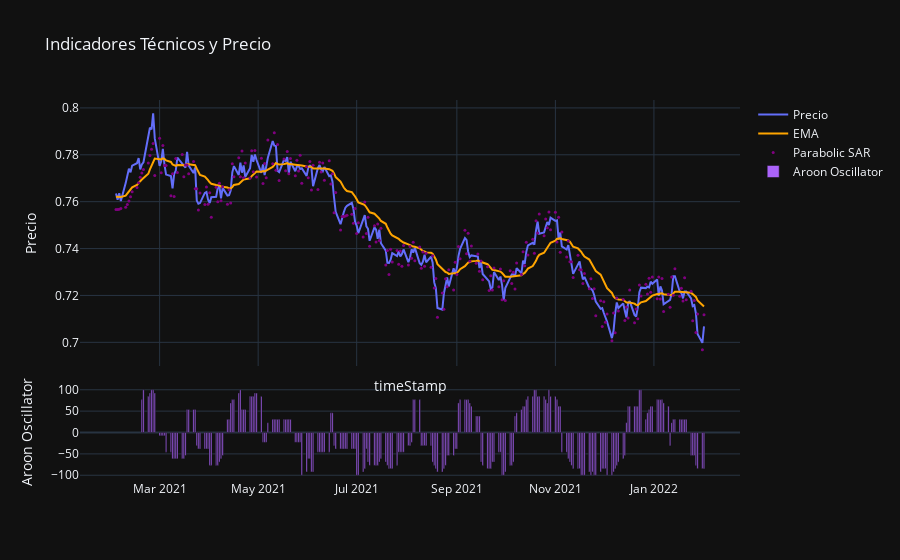

Notebook code cell kept with this figure:
### Code cell
test_ind

### Figure 1 — Plotly figure (JSON) as saved in the notebook; plotly's stock layout.template omitted (floating-point values rounded to 4 significant figures; data arrays with more than 128 entries replaced by an {"elided": "..."} marker saying what was removed)
{"data": [{"name": "Precio", "type": "scatter", "x": {"elided": "261 str values"}, "xaxis": "x", "y": {"elided": "261 float values"}, "yaxis": "y"}, {"line": {"color": "orange"}, "name": "EMA", "type": "scatter", "x": {"elided": "261 str values"}, "xaxis": "x", "y": {"elided": "261 float values"}, "yaxis": "y"}, {"marker": {"color": "purple", "size": 3}, "mode": "markers", "name": "Parabolic SAR", "type": "scatter", "x": {"elided": "261 str values"}, "xaxis": "x", "y": {"elided": "261 float values"}, "yaxis": "y"}, {"name": "Aroon Oscillator", "type": "bar", "x": {"elided": "261 str values"}, "xaxis": "x2", "y": {"elided": "261 float values"}, "yaxis": "y2"}], "layout": {"title": {"text": "Indicadores Técnicos y Precio"}, "xaxis": {"anchor": "y", "domain": [0, 1], "matches": "x2", "showticklabels": false, "title": {"text": "timeStamp"}}, "xaxis2": {"anchor": "y2", "domain": [0, 1]}, "yaxis": {"anchor": "x", "domain": [0.3, 1], "title": {"text": "Precio"}}, "yaxis2": {"anchor": "x2", "domain": [0, 0.25], "title": {"text": "Aroon Oscillator"}}}}
